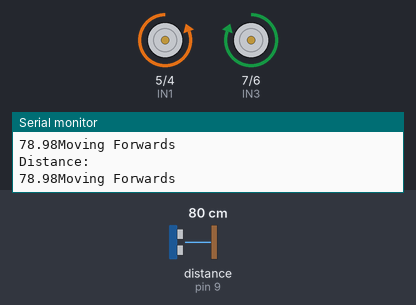
This sketch was run on a simulated Arduino Uno, built with avr-gcc and run on an emulated ATmega328P. Parts: motor-driver pin pairs drawn as motors (green arrow = first pin HIGH = forward, orange = second pin HIGH = backward, longer = more drive), the last lines printed to the serial monitor. Wiring (inferred from the names in the program): ultrasonic range finder: trigger pin 10; echo pin 9. The inputs (shaded band) are chosen by the test bench; at power-on: distance to the obstacle (sensor on pin 9) 80 cm. The echo pulse lasts 58.3 µs per cm.

Above: at 1.3 s.
1.4 s: distance to the obstacle (sensor on pin 9) set to 23 cm
5.5 s: distance to the obstacle (sensor on pin 9) set to 18 cm
At 6.5 s:
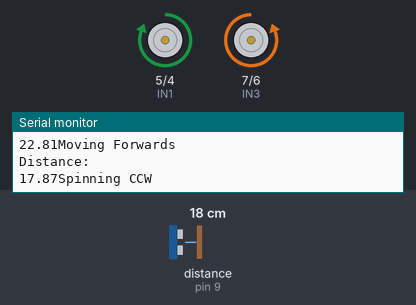
9.1 s: distance to the obstacle (sensor on pin 9) set to 60 cm
At 9.5 s:
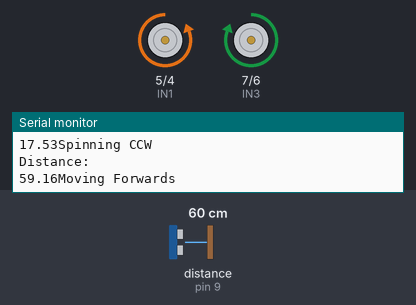
13.2 s: distance to the obstacle (sensor on pin 9) set to 2 cm
At 14.5 s:
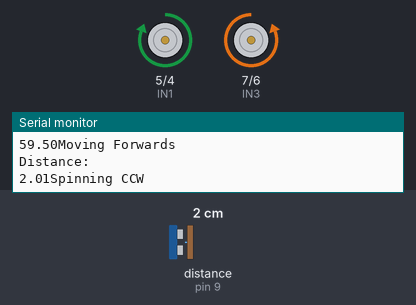
16.7 s: distance to the obstacle (sensor on pin 9) set to 35 cm
At 17.8 s:
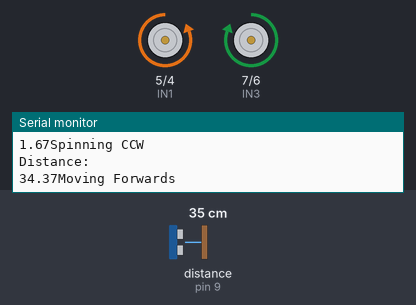
Timing chart, 0 to 19.7 s (numbered marks = the images above; inputs shaded):
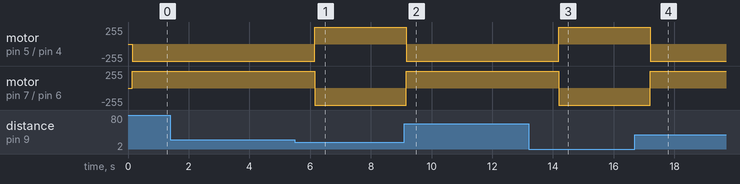

The sketch:

DriveForward.ino
```cpp
//DRV8833 Pinout
#define IN1 5
#define IN2 4
#define IN3 7
#define IN4 6

// Ultrasonic sensor
const int trigPin = 10;
const int echoPin = 9;
float duration, distance;

//  turn left
void turnleft() {
  Serial.println("Turning Left");
  digitalWrite(IN1, HIGH);
  digitalWrite(IN2, LOW);
  digitalWrite(IN3, HIGH);
  digitalWrite(IN4, LOW);
}

// turn right
void turnright() {
  Serial.println("Turning Right");
  digitalWrite(IN1, LOW);
  digitalWrite(IN2, HIGH);
  digitalWrite(IN3, LOW);
  digitalWrite(IN4, HIGH);
}

// go ahead
void go() {
  Serial.println("Moving Forwards");
  digitalWrite(IN1, LOW);
  digitalWrite(IN2, HIGH);
  digitalWrite(IN3, HIGH);
  digitalWrite(IN4, LOW);
}

// go back
void back() {
  Serial.println("Moving Backwards");
  digitalWrite(IN1, HIGH);
  digitalWrite(IN2, LOW);
  digitalWrite(IN3, LOW);
  digitalWrite(IN4, HIGH);
}

// spinning in counter clockwise.
void spinCCW() {
  Serial.println("Spinning CCW");
  digitalWrite(IN1, HIGH);
  digitalWrite(IN2, LOW);
  digitalWrite(IN3, LOW);
  digitalWrite(IN4, HIGH);
}

// spinning in clockwise.
void spinCW() {
  Serial.println("Spinning CW");
  digitalWrite(IN1, HIGH);
  digitalWrite(IN2, LOW);
  digitalWrite(IN3, HIGH);
  digitalWrite(IN4, LOW);
}

void initCar() {
  digitalWrite(IN1, LOW);
  digitalWrite(IN2, LOW);
  digitalWrite(IN3, LOW);
  digitalWrite(IN4, LOW);
}

// stop the car
void stopCar() {
  initCar();
}

float get_distance() {
  digitalWrite(trigPin, LOW);
  delayMicroseconds(2);
  digitalWrite(trigPin, HIGH);
  delayMicroseconds(10);
  digitalWrite(trigPin, LOW);

  duration = pulseIn(echoPin, HIGH);
  distance = (duration * 0.034) / 2;
  Serial.println("Distance: ");
  Serial.print(distance);
  return distance;
}

void setup() {
  Serial.begin(9600);
  Serial.println("Init ultrasonic sensor...");
  pinMode(trigPin, OUTPUT);
  pinMode(echoPin, INPUT);
  Serial.println("Init ultrasonic sensor...OK!");
  Serial.println("Init DRV8833 driver...");
  pinMode(IN1, OUTPUT);
  pinMode(IN2, OUTPUT);
  pinMode(IN3, OUTPUT);
  pinMode(IN4, OUTPUT);

  Serial.println("Init DRV8833 driver...OK!");

  Serial.println("Init Car functions...");
  initCar();
  Serial.println("Car initializing finished!!!.");
}

 void loop() {
    distance = get_distance();

    if (distance <= 20) {
        // Turn left
        spinCCW();
        delay(500); // Adjust the delay according to your needs
        stopCar(); // Stop the car after turning
    } else {
        // Go forward
        go();
        delay(1000); // Adjust the delay according to your needs
        stopCar(); // Stop the car after moving forward
    }
}
```

Measured:
- the behaviour switches between 21 and 20 cm on distance to the obstacle (sensor on pin 9) (found by bisection; images 0 and 1)
- after the input at 5.5 s, motor on pin 5 (IN1) / pin 4 (IN2): backward 255/255 → forward 255/255 after 0.65 s; motor on pin 7 (IN3) / pin 6 (IN4): forward 255/255 → backward 255/255 after 0.65 s
- after the input at 9.1 s, motor on pin 5 (IN1) / pin 4 (IN2): forward 255/255 → backward 255/255 after 0.07 s; motor on pin 7 (IN3) / pin 6 (IN4): backward 255/255 → forward 255/255 after 0.07 s
- after the input at 13.2 s, motor on pin 5 (IN1) / pin 4 (IN2): backward 255/255 → forward 255/255 after 0.99 s; motor on pin 7 (IN3) / pin 6 (IN4): forward 255/255 → backward 255/255 after 0.99 s
- after the input at 16.7 s, motor on pin 5 (IN1) / pin 4 (IN2): forward 255/255 → backward 255/255 after 0.50 s; motor on pin 7 (IN3) / pin 6 (IN4): backward 255/255 → forward 255/255 after 0.50 s
